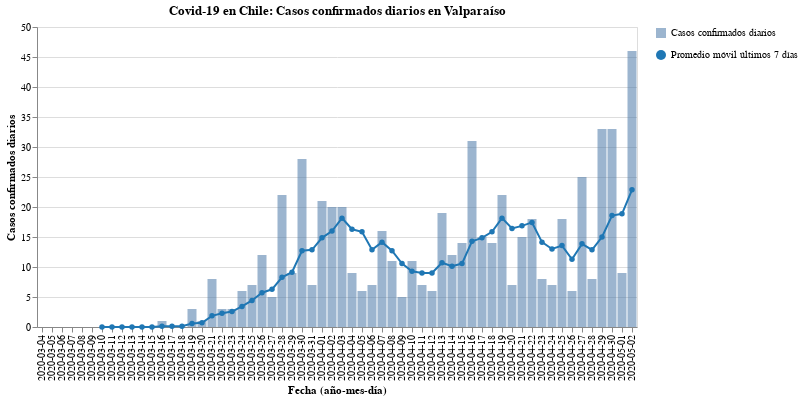

The notebook cell this image was saved under:
### Code cell
#hide_input
bars, line = my_cases_plot(region)
(bars + line).properties(
    title=f'Covid-19 en Chile: Casos confirmados diarios en {region}',
    width=600
)

### Figure 1 — Vega-Lite specification as saved in the notebook (floating-point values rounded to 4 significant figures)
{"config": {"view": {"continuousWidth": 400, "continuousHeight": 300}}, "layer": [{"mark": {"type": "bar", "opacity": 0.7}, "encoding": {"opacity": {"type": "nominal", "field": "Casos confirmados diarios", "legend": {"title": ""}}, "tooltip": [{"type": "nominal", "field": "Fecha"}, {"type": "quantitative", "field": "Casos confirmados"}], "x": {"type": "nominal", "axis": {"title": "Fecha (año-mes-día)"}, "field": "Fecha"}, "y": {"type": "quantitative", "axis": {"title": "Casos confirmados diarios"}, "field": "Casos confirmados"}}}, {"mark": {"type": "line", "color": "#1f77b4", "point": {"filled": true, "fill": "#1f77b4"}}, "encoding": {"shape": {"type": "nominal", "field": "Promedio móvil últimos 7 días", "legend": {"title": ""}}, "x": {"type": "nominal", "axis": {"title": "Fecha (año-mes-día)"}, "field": "Fecha"}, "y": {"type": "quantitative", "field": "Rolling"}}}], "data": {"name": "data-5b4d6d553cbc5e1b1256e9a2fbfadbe6"}, "title": "Covid-19 en Chile: Casos confirmados diarios en Valparaíso", "width": 600, "$schema": "https://vega.github.io/schema/vega-lite/v4.8.1.json", "datasets": {"data-5b4d6d553cbc5e1b1256e9a2fbfadbe6": [{"Fecha": "2020-03-04", "Casos confirmados": 0, "Rolling": null, "Casos confirmados diarios": "Casos confirmados diarios", "Promedio móvil últimos 7 días": "Promedio móvil últimos 7 días"}, {"Fecha": "2020-03-05", "Casos confirmados": 0, "Rolling": null, "Casos confirmados diarios": "Casos confirmados diarios", "Promedio móvil últimos 7 días": "Promedio móvil últimos 7 días"}, {"Fecha": "2020-03-06", "Casos confirmados": 0, "Rolling": null, "Casos confirmados diarios": "Casos confirmados diarios", "Promedio móvil últimos 7 días": "Promedio móvil últimos 7 días"}, {"Fecha": "2020-03-07", "Casos confirmados": 0, "Rolling": null, "Casos confirmados diarios": "Casos confirmados diarios", "Promedio móvil últimos 7 días": "Promedio móvil últimos 7 días"}, {"Fecha": "2020-03-08", "Casos confirmados": 0, "Rolling": null, "Casos confirmados diarios": "Casos confirmados diarios", "Promedio móvil últimos 7 días": "Promedio móvil últimos 7 días"}, {"Fecha": "2020-03-09", "Casos confirmados": 0, "Rolling": null, "Casos confirmados diarios": "Casos confirmados diarios", "Promedio móvil últimos 7 días": "Promedio móvil últimos 7 días"}, {"Fecha": "2020-03-10", "Casos confirmados": 0, "Rolling": 0.0, "Casos confirmados diarios": "Casos confirmados diarios", "Promedio móvil últimos 7 días": "Promedio móvil últimos 7 días"}, {"Fecha": "2020-03-11", "Casos confirmados": 0, "Rolling": 0.0, "Casos confirmados diarios": "Casos confirmados diarios", "Promedio móvil últimos 7 días": "Promedio móvil últimos 7 días"}, {"Fecha": "2020-03-12", "Casos confirmados": 0, "Rolling": 0.0, "Casos confirmados diarios": "Casos confirmados diarios", "Promedio móvil últimos 7 días": "Promedio móvil últimos 7 días"}, {"Fecha": "2020-03-13", "Casos confirmados": 0, "Rolling": 0.0, "Casos confirmados diarios": "Casos confirmados diarios", "Promedio móvil últimos 7 días": "Promedio móvil últimos 7 días"}, {"Fecha": "2020-03-14", "Casos confirmados": 0, "Rolling": 0.0, "Casos confirmados diarios": "Casos confirmados diarios", "Promedio móvil últimos 7 días": "Promedio móvil últimos 7 días"}, {"Fecha": "2020-03-15", "Casos confirmados": 0, "Rolling": 0.0, "Casos confirmados diarios": "Casos confirmados diarios", "Promedio móvil últimos 7 días": "Promedio móvil últimos 7 días"}, {"Fecha": "2020-03-16", "Casos confirmados": 1, "Rolling": 0.1429, "Casos confirmados diarios": "Casos confirmados diarios", "Promedio móvil últimos 7 días": "Promedio móvil últimos 7 días"}, {"Fecha": "2020-03-17", "Casos confirmados": 0, "Rolling": 0.1429, "Casos confirmados diarios": "Casos confirmados diarios", "Promedio móvil últimos 7 días": "Promedio móvil últimos 7 días"}, {"Fecha": "2020-03-18", "Casos confirmados": 0, "Rolling": 0.1429, "Casos confirmados diarios": "Casos confirmados diarios", "Promedio móvil últimos 7 días": "Promedio móvil últimos 7 días"}, {"Fecha": "2020-03-19", "Casos confirmados": 3, "Rolling": 0.5714, "Casos confirmados diarios": "Casos confirmados diarios", "Promedio móvil últimos 7 días": "Promedio móvil últimos 7 días"}, {"Fecha": "2020-03-20", "Casos confirmados": 1, "Rolling": 0.7143, "Casos confirmados diarios": "Casos confirmados diarios", "Promedio móvil últimos 7 días": "Promedio móvil últimos 7 días"}, {"Fecha": "2020-03-21", "Casos confirmados": 8, "Rolling": 1.857, "Casos confirmados diarios": "Casos confirmados diarios", "Promedio móvil últimos 7 días": "Promedio móvil últimos 7 días"}, {"Fecha": "2020-03-22", "Casos confirmados": 3, "Rolling": 2.286, "Casos confirmados diarios": "Casos confirmados diarios", "Promedio móvil últimos 7 días": "Promedio móvil últimos 7 días"}, {"Fecha": "2020-03-23", "Casos confirmados": 3, "Rolling": 2.571, "Casos confirmados diarios": "Casos confirmados diarios", "Promedio móvil últimos 7 días": "Promedio móvil últimos 7 días"}, {"Fecha": "2020-03-24", "Casos confirmados": 6, "Rolling": 3.429, "Casos confirmados diarios": "Casos confirmados diarios", "Promedio móvil últimos 7 días": "Promedio móvil últimos 7 días"}, {"Fecha": "2020-03-25", "Casos confirmados": 7, "Rolling": 4.429, "Casos confirmados diarios": "Casos confirmados diarios", "Promedio móvil últimos 7 días": "Promedio móvil últimos 7 días"}, {"Fecha": "2020-03-26", "Casos confirmados": 12, "Rolling": 5.714, "Casos confirmados diarios": "Casos confirmados diarios", "Promedio móvil últimos 7 días": "Promedio móvil últimos 7 días"}, {"Fecha": "2020-03-27", "Casos confirmados": 5, "Rolling": 6.286, "Casos confirmados diarios": "Casos confirmados diarios", "Promedio móvil últimos 7 días": "Promedio móvil últimos 7 días"}, {"Fecha": "2020-03-28", "Casos confirmados": 22, "Rolling": 8.286, "Casos confirmados diarios": "Casos confirmados diarios", "Promedio móvil últimos 7 días": "Promedio móvil últimos 7 días"}, {"Fecha": "2020-03-29", "Casos confirmados": 9, "Rolling": 9.143, "Casos confirmados diarios": "Casos confirmados diarios", "Promedio móvil últimos 7 días": "Promedio móvil últimos 7 días"}, {"Fecha": "2020-03-30", "Casos confirmados": 28, "Rolling": 12.71, "Casos confirmados diarios": "Casos confirmados diarios", "Promedio móvil últimos 7 días": "Promedio móvil últimos 7 días"}, {"Fecha": "2020-03-31", "Casos confirmados": 7, "Rolling": 12.86, "Casos confirmados diarios": "Casos confirmados diarios", "Promedio móvil últimos 7 días": "Promedio móvil últimos 7 días"}, {"Fecha": "2020-04-01", "Casos confirmados": 21, "Rolling": 14.86, "Casos confirmados diarios": "Casos confirmados diarios", "Promedio móvil últimos 7 días": "Promedio móvil últimos 7 días"}, {"Fecha": "2020-04-02", "Casos confirmados": 20, "Rolling": 16.0, "Casos confirmados diarios": "Casos confirmados diarios", "Promedio móvil últimos 7 días": "Promedio móvil últimos 7 días"}, {"Fecha": "2020-04-03", "Casos confirmados": 20, "Rolling": 18.14, "Casos confirmados diarios": "Casos confirmados diarios", "Promedio móvil últimos 7 días": "Promedio móvil últimos 7 días"}, {"Fecha": "2020-04-04", "Casos confirmados": 9, "Rolling": 16.29, "Casos confirmados diarios": "Casos confirmados diarios", "Promedio móvil últimos 7 días": "Promedio móvil últimos 7 días"}, {"Fecha": "2020-04-05", "Casos confirmados": 6, "Rolling": 15.86, "Casos confirmados diarios": "Casos confirmados diarios", "Promedio móvil últimos 7 días": "Promedio móvil últimos 7 días"}, {"Fecha": "2020-04-06", "Casos confirmados": 7, "Rolling": 12.86, "Casos confirmados diarios": "Casos confirmados diarios", "Promedio móvil últimos 7 días": "Promedio móvil últimos 7 días"}, {"Fecha": "2020-04-07", "Casos confirmados": 16, "Rolling": 14.14, "Casos confirmados diarios": "Casos confirmados diarios", "Promedio móvil últimos 7 días": "Promedio móvil últimos 7 días"}, {"Fecha": "2020-04-08", "Casos confirmados": 11, "Rolling": 12.71, "Casos confirmados diarios": "Casos confirmados diarios", "Promedio móvil últimos 7 días": "Promedio móvil últimos 7 días"}, {"Fecha": "2020-04-09", "Casos confirmados": 5, "Rolling": 10.57, "Casos confirmados diarios": "Casos confirmados diarios", "Promedio móvil últimos 7 días": "Promedio móvil últimos 7 días"}, {"Fecha": "2020-04-10", "Casos confirmados": 11, "Rolling": 9.286, "Casos confirmados diarios": "Casos confirmados diarios", "Promedio móvil últimos 7 días": "Promedio móvil últimos 7 días"}, {"Fecha": "2020-04-11", "Casos confirmados": 7, "Rolling": 9.0, "Casos confirmados diarios": "Casos confirmados diarios", "Promedio móvil últimos 7 días": "Promedio móvil últimos 7 días"}, {"Fecha": "2020-04-12", "Casos confirmados": 6, "Rolling": 9.0, "Casos confirmados diarios": "Casos confirmados diarios", "Promedio móvil últimos 7 días": "Promedio móvil últimos 7 días"}, {"Fecha": "2020-04-13", "Casos confirmados": 19, "Rolling": 10.71, "Casos confirmados diarios": "Casos confirmados diarios", "Promedio móvil últimos 7 días": "Promedio móvil últimos 7 días"}, {"Fecha": "2020-04-14", "Casos confirmados": 12, "Rolling": 10.14, "Casos confirmados diarios": "Casos confirmados diarios", "Promedio móvil últimos 7 días": "Promedio móvil últimos 7 días"}, {"Fecha": "2020-04-15", "Casos confirmados": 14, "Rolling": 10.57, "Casos confirmados diarios": "Casos confirmados diarios", "Promedio móvil últimos 7 días": "Promedio móvil últimos 7 días"}, {"Fecha": "2020-04-16", "Casos confirmados": 31, "Rolling": 14.29, "Casos confirmados diarios": "Casos confirmados diarios", "Promedio móvil últimos 7 días": "Promedio móvil últimos 7 días"}, {"Fecha": "2020-04-17", "Casos confirmados": 15, "Rolling": 14.86, "Casos confirmados diarios": "Casos confirmados diarios", "Promedio móvil últimos 7 días": "Promedio móvil últimos 7 días"}, {"Fecha": "2020-04-18", "Casos confirmados": 14, "Rolling": 15.86, "Casos confirmados diarios": "Casos confirmados diarios", "Promedio móvil últimos 7 días": "Promedio móvil últimos 7 días"}, {"Fecha": "2020-04-19", "Casos confirmados": 22, "Rolling": 18.14, "Casos confirmados diarios": "Casos confirmados diarios", "Promedio móvil últimos 7 días": "Promedio móvil últimos 7 días"}, {"Fecha": "2020-04-20", "Casos confirmados": 7, "Rolling": 16.43, "Casos confirmados diarios": "Casos confirmados diarios", "Promedio móvil últimos 7 días": "Promedio móvil últimos 7 días"}, {"Fecha": "2020-04-21", "Casos confirmados": 15, "Rolling": 16.86, "Casos confirmados diarios": "Casos confirmados diarios", "Promedio móvil últimos 7 días": "Promedio móvil últimos 7 días"}, {"Fecha": "2020-04-22", "Casos confirmados": 18, "Rolling": 17.43, "Casos confirmados diarios": "Casos confirmados diarios", "Promedio móvil últimos 7 días": "Promedio móvil últimos 7 días"}, {"Fecha": "2020-04-23", "Casos confirmados": 8, "Rolling": 14.14, "Casos confirmados diarios": "Casos confirmados diarios", "Promedio móvil últimos 7 días": "Promedio móvil últimos 7 días"}, {"Fecha": "2020-04-24", "Casos confirmados": 7, "Rolling": 13.0, "Casos confirmados diarios": "Casos confirmados diarios", "Promedio móvil últimos 7 días": "Promedio móvil últimos 7 días"}, {"Fecha": "2020-04-25", "Casos confirmados": 18, "Rolling": 13.57, "Casos confirmados diarios": "Casos confirmados diarios", "Promedio móvil últimos 7 días": "Promedio móvil últimos 7 días"}, {"Fecha": "2020-04-26", "Casos confirmados": 6, "Rolling": 11.29, "Casos confirmados diarios": "Casos confirmados diarios", "Promedio móvil últimos 7 días": "Promedio móvil últimos 7 días"}, {"Fecha": "2020-04-27", "Casos confirmados": 25, "Rolling": 13.86, "Casos confirmados diarios": "Casos confirmados diarios", "Promedio móvil últimos 7 días": "Promedio móvil últimos 7 días"}, {"Fecha": "2020-04-28", "Casos confirmados": 8, "Rolling": 12.86, "Casos confirmados diarios": "Casos confirmados diarios", "Promedio móvil últimos 7 días": "Promedio móvil últimos 7 días"}, {"Fecha": "2020-04-29", "Casos confirmados": 33, "Rolling": 15.0, "Casos confirmados diarios": "Casos confirmados diarios", "Promedio móvil últimos 7 días": "Promedio móvil últimos 7 días"}, {"Fecha": "2020-04-30", "Casos confirmados": 33, "Rolling": 18.57, "Casos confirmados diarios": "Casos confirmados diarios", "Promedio móvil últimos 7 días": "Promedio móvil últimos 7 días"}, {"Fecha": "2020-05-01", "Casos confirmados": 9, "Rolling": 18.86, "Casos confirmados diarios": "Casos confirmados diarios", "Promedio móvil últimos 7 días": "Promedio móvil últimos 7 días"}, {"Fecha": "2020-05-02", "Casos confirmados": 46, "Rolling": 22.86, "Casos confirmados diarios": "Casos confirmados diarios", "Promedio móvil últimos 7 días": "Promedio móvil últimos 7 días"}]}}
